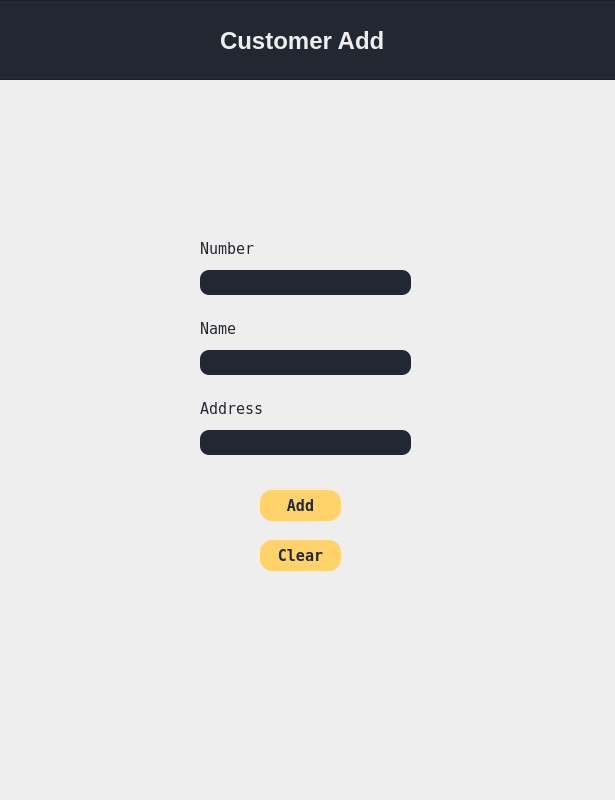
<?xml version="1.0" encoding="UTF-8"?>
<ui version="4.0">
 <class>customeradder</class>
 <widget class="QDialog" name="customeradder">
  <property name="geometry">
   <rect>
    <x>0</x>
    <y>0</y>
    <width>615</width>
    <height>800</height>
   </rect>
  </property>
  <property name="windowTitle">
   <string>Dialog</string>
  </property>
  <property name="styleSheet">
   <string notr="true">QFrame
{
	background-color: rgb(34, 40, 49);
	
}



QDialog
{
	background-color: rgb(238, 238, 238);
}



QLabel
{
	background-color:rgb(238, 238, 238);
	color: rgb(34, 40, 49);
	font: 11pt &quot;DejaVu Sans Mono&quot;;
}

QLineEdit
{

	color:rgb(238, 238, 238);
	background-color: rgb(34, 40, 49);
	border-radius: 9px;
	font: 9pt &quot;DejaVu Sans Mono&quot;;

}


QPushButton
{
	border-radius: 12px;
	background-color: rgb(255, 211, 105);
	color: rgb(34, 40, 49);
	font: 700 11pt &quot;DejaVu Sans Mono&quot;;
	
	
}

</string>
  </property>
  <widget class="QLabel" name="label_4">
   <property name="geometry">
    <rect>
     <x>200</x>
     <y>400</y>
     <width>81</width>
     <height>17</height>
    </rect>
   </property>
   <property name="font">
    <font>
     <family>DejaVu Sans Mono</family>
     <pointsize>11</pointsize>
     <italic>false</italic>
     <bold>false</bold>
    </font>
   </property>
   <property name="text">
    <string>Address</string>
   </property>
  </widget>
  <widget class="QFrame" name="frame">
   <property name="geometry">
    <rect>
     <x>-60</x>
     <y>0</y>
     <width>700</width>
     <height>80</height>
    </rect>
   </property>
   <property name="styleSheet">
    <string notr="true">/*background-color: rgb(0, 0, 86);*/</string>
   </property>
   <property name="frameShape">
    <enum>QFrame::StyledPanel</enum>
   </property>
   <property name="frameShadow">
    <enum>QFrame::Raised</enum>
   </property>
   <widget class="QLabel" name="label">
    <property name="geometry">
     <rect>
      <x>280</x>
      <y>20</y>
      <width>171</width>
      <height>41</height>
     </rect>
    </property>
    <property name="font">
     <font>
      <family>Ubuntu</family>
      <pointsize>18</pointsize>
      <italic>false</italic>
      <bold>true</bold>
     </font>
    </property>
    <property name="styleSheet">
     <string notr="true">color: rgb(238, 238, 238);
background-color:rgb(34, 40, 49);
font: 700 18pt &quot;Ubuntu&quot;;</string>
    </property>
    <property name="text">
     <string>Customer Add</string>
    </property>
   </widget>
  </widget>
  <widget class="QLabel" name="label_2">
   <property name="geometry">
    <rect>
     <x>200</x>
     <y>240</y>
     <width>91</width>
     <height>17</height>
    </rect>
   </property>
   <property name="font">
    <font>
     <family>DejaVu Sans Mono</family>
     <pointsize>11</pointsize>
     <italic>false</italic>
     <bold>false</bold>
    </font>
   </property>
   <property name="text">
    <string>Number</string>
   </property>
  </widget>
  <widget class="QLineEdit" name="errorDisplay">
   <property name="geometry">
    <rect>
     <x>430</x>
     <y>270</y>
     <width>171</width>
     <height>26</height>
    </rect>
   </property>
   <property name="font">
    <font>
     <family>DejaVu Sans Mono</family>
     <pointsize>9</pointsize>
     <italic>false</italic>
     <bold>false</bold>
    </font>
   </property>
   <property name="styleSheet">
    <string notr="true">background-color: rgb(238, 238, 238);
color: rgb(224, 27, 36);</string>
   </property>
   <property name="text">
    <string/>
   </property>
  </widget>
  <widget class="QLabel" name="label_3">
   <property name="geometry">
    <rect>
     <x>200</x>
     <y>320</y>
     <width>66</width>
     <height>17</height>
    </rect>
   </property>
   <property name="font">
    <font>
     <family>DejaVu Sans Mono</family>
     <pointsize>11</pointsize>
     <italic>false</italic>
     <bold>false</bold>
    </font>
   </property>
   <property name="text">
    <string>Name</string>
   </property>
  </widget>
  <widget class="QLineEdit" name="numberIn">
   <property name="geometry">
    <rect>
     <x>200</x>
     <y>270</y>
     <width>211</width>
     <height>25</height>
    </rect>
   </property>
   <property name="font">
    <font>
     <family>DejaVu Sans Mono</family>
     <pointsize>9</pointsize>
     <italic>false</italic>
     <bold>false</bold>
    </font>
   </property>
   <property name="text">
    <string/>
   </property>
   <property name="echoMode">
    <enum>QLineEdit::Normal</enum>
   </property>
  </widget>
  <widget class="QLineEdit" name="nameIn">
   <property name="geometry">
    <rect>
     <x>200</x>
     <y>350</y>
     <width>211</width>
     <height>25</height>
    </rect>
   </property>
   <property name="font">
    <font>
     <family>DejaVu Sans Mono</family>
     <pointsize>9</pointsize>
     <italic>false</italic>
     <bold>false</bold>
    </font>
   </property>
   <property name="text">
    <string/>
   </property>
   <property name="echoMode">
    <enum>QLineEdit::Normal</enum>
   </property>
  </widget>
  <widget class="QLineEdit" name="addressIn">
   <property name="geometry">
    <rect>
     <x>200</x>
     <y>430</y>
     <width>211</width>
     <height>25</height>
    </rect>
   </property>
   <property name="font">
    <font>
     <family>DejaVu Sans Mono</family>
     <pointsize>9</pointsize>
     <italic>false</italic>
     <bold>false</bold>
    </font>
   </property>
   <property name="text">
    <string/>
   </property>
   <property name="echoMode">
    <enum>QLineEdit::Normal</enum>
   </property>
  </widget>
  <widget class="QPushButton" name="addCustomer">
   <property name="geometry">
    <rect>
     <x>260</x>
     <y>490</y>
     <width>81</width>
     <height>31</height>
    </rect>
   </property>
   <property name="font">
    <font>
     <family>DejaVu Sans Mono</family>
     <pointsize>11</pointsize>
     <italic>false</italic>
     <bold>true</bold>
    </font>
   </property>
   <property name="text">
    <string>Add</string>
   </property>
  </widget>
  <widget class="QPushButton" name="clearScreen">
   <property name="geometry">
    <rect>
     <x>260</x>
     <y>540</y>
     <width>81</width>
     <height>31</height>
    </rect>
   </property>
   <property name="font">
    <font>
     <family>DejaVu Sans Mono</family>
     <pointsize>11</pointsize>
     <italic>false</italic>
     <bold>true</bold>
    </font>
   </property>
   <property name="text">
    <string>Clear</string>
   </property>
  </widget>
  <widget class="QLineEdit" name="addedSucessfully">
   <property name="geometry">
    <rect>
     <x>190</x>
     <y>600</y>
     <width>221</width>
     <height>26</height>
    </rect>
   </property>
   <property name="font">
    <font>
     <family>DejaVu Sans Mono</family>
     <pointsize>9</pointsize>
     <italic>false</italic>
     <bold>false</bold>
    </font>
   </property>
   <property name="styleSheet">
    <string notr="true">background-color:rgb(238, 238, 238) ;
color: rgb(192, 28, 40);
font: 9pt &quot;DejaVu Sans Mono&quot;;
</string>
   </property>
   <property name="text">
    <string/>
   </property>
  </widget>
 </widget>
 <resources/>
 <connections>
  <connection>
   <sender>clearScreen</sender>
   <signal>clicked()</signal>
   <receiver>addressIn</receiver>
   <slot>clear()</slot>
   <hints>
    <hint type="sourcelabel">
     <x>279</x>
     <y>552</y>
    </hint>
    <hint type="destinationlabel">
     <x>252</x>
     <y>436</y>
    </hint>
   </hints>
  </connection>
  <connection>
   <sender>clearScreen</sender>
   <signal>clicked()</signal>
   <receiver>nameIn</receiver>
   <slot>clear()</slot>
   <hints>
    <hint type="sourcelabel">
     <x>318</x>
     <y>553</y>
    </hint>
    <hint type="destinationlabel">
     <x>378</x>
     <y>364</y>
    </hint>
   </hints>
  </connection>
  <connection>
   <sender>clearScreen</sender>
   <signal>clicked()</signal>
   <receiver>numberIn</receiver>
   <slot>clear()</slot>
   <hints>
    <hint type="sourcelabel">
     <x>317</x>
     <y>568</y>
    </hint>
    <hint type="destinationlabel">
     <x>356</x>
     <y>272</y>
    </hint>
   </hints>
  </connection>
  <connection>
   <sender>clearScreen</sender>
   <signal>clicked()</signal>
   <receiver>errorDisplay</receiver>
   <slot>clear()</slot>
   <hints>
    <hint type="sourcelabel">
     <x>267</x>
     <y>564</y>
    </hint>
    <hint type="destinationlabel">
     <x>486</x>
     <y>288</y>
    </hint>
   </hints>
  </connection>
  <connection>
   <sender>numberIn</sender>
   <signal>textChanged(QString)</signal>
   <receiver>errorDisplay</receiver>
   <slot>clear()</slot>
   <hints>
    <hint type="sourcelabel">
     <x>374</x>
     <y>282</y>
    </hint>
    <hint type="destinationlabel">
     <x>581</x>
     <y>275</y>
    </hint>
   </hints>
  </connection>
  <connection>
   <sender>numberIn</sender>
   <signal>textChanged(QString)</signal>
   <receiver>addedSucessfully</receiver>
   <slot>clear()</slot>
   <hints>
    <hint type="sourcelabel">
     <x>237</x>
     <y>287</y>
    </hint>
    <hint type="destinationlabel">
     <x>279</x>
     <y>615</y>
    </hint>
   </hints>
  </connection>
 </connections>
</ui>
